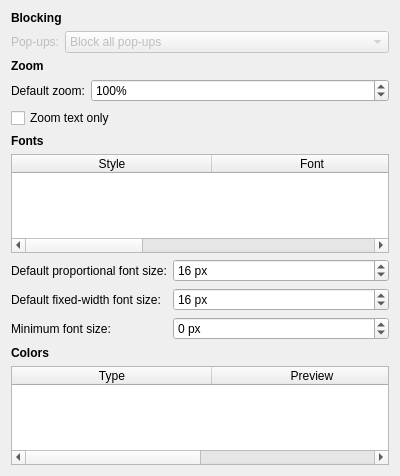
<?xml version="1.0" encoding="UTF-8"?>
<ui version="4.0">
 <class>Otter::PreferencesContentPageWidget</class>
 <widget class="QWidget" name="Otter::PreferencesContentPageWidget">
  <property name="geometry">
   <rect>
    <x>0</x>
    <y>0</y>
    <width>400</width>
    <height>476</height>
   </rect>
  </property>
  <layout class="QVBoxLayout" name="verticalLayout">
   <item>
    <widget class="QLabel" name="blockingHeader">
     <property name="font">
      <font>
       <weight>75</weight>
       <bold>true</bold>
      </font>
     </property>
     <property name="text">
      <string>Blocking</string>
     </property>
    </widget>
   </item>
   <item>
    <layout class="QFormLayout" name="blockingLayout">
     <property name="fieldGrowthPolicy">
      <enum>QFormLayout::AllNonFixedFieldsGrow</enum>
     </property>
     <item row="0" column="0">
      <widget class="QLabel" name="popupsLabel">
       <property name="enabled">
        <bool>false</bool>
       </property>
       <property name="text">
        <string>Pop-ups:</string>
       </property>
       <property name="buddy">
        <cstring>popupsComboBox</cstring>
       </property>
      </widget>
     </item>
     <item row="0" column="1">
      <widget class="QComboBox" name="popupsComboBox">
       <property name="enabled">
        <bool>false</bool>
       </property>
       <item>
        <property name="text">
         <string>Block all pop-ups</string>
        </property>
       </item>
       <item>
        <property name="text">
         <string>Open all pop-ups</string>
        </property>
       </item>
       <item>
        <property name="text">
         <string>Open all pop-ups in background</string>
        </property>
       </item>
      </widget>
     </item>
    </layout>
   </item>
   <item>
    <widget class="QLabel" name="zoomHeader">
     <property name="font">
      <font>
       <weight>75</weight>
       <bold>true</bold>
      </font>
     </property>
     <property name="text">
      <string>Zoom</string>
     </property>
    </widget>
   </item>
   <item>
    <layout class="QFormLayout" name="zoomLayout">
     <property name="fieldGrowthPolicy">
      <enum>QFormLayout::AllNonFixedFieldsGrow</enum>
     </property>
     <item row="0" column="0">
      <widget class="QLabel" name="defaultZoomLabel">
       <property name="text">
        <string>Default zoom:</string>
       </property>
       <property name="buddy">
        <cstring>defaultZoomSpinBox</cstring>
       </property>
      </widget>
     </item>
     <item row="0" column="1">
      <widget class="QSpinBox" name="defaultZoomSpinBox">
       <property name="suffix">
        <string>%</string>
       </property>
       <property name="minimum">
        <number>10</number>
       </property>
       <property name="maximum">
        <number>1000</number>
       </property>
       <property name="value">
        <number>100</number>
       </property>
      </widget>
     </item>
    </layout>
   </item>
   <item>
    <widget class="QCheckBox" name="zoomTextOnlyCheckBox">
     <property name="text">
      <string>Zoom text only</string>
     </property>
    </widget>
   </item>
   <item>
    <widget class="QLabel" name="fontsHeader">
     <property name="font">
      <font>
       <weight>75</weight>
       <bold>true</bold>
      </font>
     </property>
     <property name="text">
      <string>Fonts</string>
     </property>
    </widget>
   </item>
   <item>
    <widget class="QTableWidget" name="fontsWidget">
     <property name="autoScroll">
      <bool>false</bool>
     </property>
     <property name="editTriggers">
      <set>QAbstractItemView::NoEditTriggers</set>
     </property>
     <property name="alternatingRowColors">
      <bool>true</bool>
     </property>
     <property name="selectionMode">
      <enum>QAbstractItemView::SingleSelection</enum>
     </property>
     <property name="selectionBehavior">
      <enum>QAbstractItemView::SelectRows</enum>
     </property>
     <property name="showGrid">
      <bool>false</bool>
     </property>
     <property name="wordWrap">
      <bool>false</bool>
     </property>
     <attribute name="horizontalHeaderDefaultSectionSize">
      <number>200</number>
     </attribute>
     <attribute name="horizontalHeaderHighlightSections">
      <bool>false</bool>
     </attribute>
     <attribute name="horizontalHeaderStretchLastSection">
      <bool>true</bool>
     </attribute>
     <attribute name="verticalHeaderVisible">
      <bool>false</bool>
     </attribute>
     <column>
      <property name="text">
       <string>Style</string>
      </property>
     </column>
     <column>
      <property name="text">
       <string>Font</string>
      </property>
     </column>
     <column>
      <property name="text">
       <string>Preview</string>
      </property>
     </column>
    </widget>
   </item>
   <item>
    <layout class="QFormLayout" name="fontsLayout">
     <item row="0" column="0">
      <widget class="QLabel" name="proportionalFontSizeLabel">
       <property name="text">
        <string>Default proportional font size:</string>
       </property>
       <property name="buddy">
        <cstring>proportionalFontSizeSpinBox</cstring>
       </property>
      </widget>
     </item>
     <item row="0" column="1">
      <widget class="QSpinBox" name="proportionalFontSizeSpinBox">
       <property name="suffix">
        <string> px</string>
       </property>
       <property name="minimum">
        <number>9</number>
       </property>
       <property name="maximum">
        <number>72</number>
       </property>
       <property name="value">
        <number>16</number>
       </property>
      </widget>
     </item>
     <item row="1" column="0">
      <widget class="QLabel" name="fixedFontSizeLabel">
       <property name="text">
        <string>Default fixed-width font size:</string>
       </property>
       <property name="buddy">
        <cstring>fixedFontSizeSpinBox</cstring>
       </property>
      </widget>
     </item>
     <item row="1" column="1">
      <widget class="QSpinBox" name="fixedFontSizeSpinBox">
       <property name="suffix">
        <string> px</string>
       </property>
       <property name="minimum">
        <number>9</number>
       </property>
       <property name="maximum">
        <number>72</number>
       </property>
       <property name="value">
        <number>16</number>
       </property>
      </widget>
     </item>
     <item row="2" column="0">
      <widget class="QLabel" name="minimumFontSizeLabel">
       <property name="text">
        <string>Minimum font size:</string>
       </property>
       <property name="buddy">
        <cstring>minimumFontSizeSpinBox</cstring>
       </property>
      </widget>
     </item>
     <item row="2" column="1">
      <widget class="QSpinBox" name="minimumFontSizeSpinBox">
       <property name="specialValueText">
        <string>None</string>
       </property>
       <property name="suffix">
        <string> px</string>
       </property>
       <property name="minimum">
        <number>-1</number>
       </property>
       <property name="maximum">
        <number>72</number>
       </property>
      </widget>
     </item>
    </layout>
   </item>
   <item>
    <widget class="QLabel" name="colorsHeader">
     <property name="font">
      <font>
       <weight>75</weight>
       <bold>true</bold>
      </font>
     </property>
     <property name="text">
      <string>Colors</string>
     </property>
    </widget>
   </item>
   <item>
    <widget class="QTableWidget" name="colorsWidget">
     <property name="editTriggers">
      <set>QAbstractItemView::NoEditTriggers</set>
     </property>
     <property name="alternatingRowColors">
      <bool>true</bool>
     </property>
     <property name="selectionMode">
      <enum>QAbstractItemView::SingleSelection</enum>
     </property>
     <property name="selectionBehavior">
      <enum>QAbstractItemView::SelectRows</enum>
     </property>
     <property name="showGrid">
      <bool>false</bool>
     </property>
     <property name="wordWrap">
      <bool>false</bool>
     </property>
     <attribute name="horizontalHeaderDefaultSectionSize">
      <number>200</number>
     </attribute>
     <attribute name="horizontalHeaderHighlightSections">
      <bool>false</bool>
     </attribute>
     <attribute name="horizontalHeaderStretchLastSection">
      <bool>true</bool>
     </attribute>
     <attribute name="verticalHeaderVisible">
      <bool>false</bool>
     </attribute>
     <column>
      <property name="text">
       <string>Type</string>
      </property>
     </column>
     <column>
      <property name="text">
       <string>Preview</string>
      </property>
     </column>
    </widget>
   </item>
   <item>
    <spacer name="contentlSpacer">
     <property name="orientation">
      <enum>Qt::Vertical</enum>
     </property>
     <property name="sizeHint" stdset="0">
      <size>
       <width>0</width>
       <height>0</height>
      </size>
     </property>
    </spacer>
   </item>
  </layout>
 </widget>
 <resources/>
 <connections/>
</ui>
